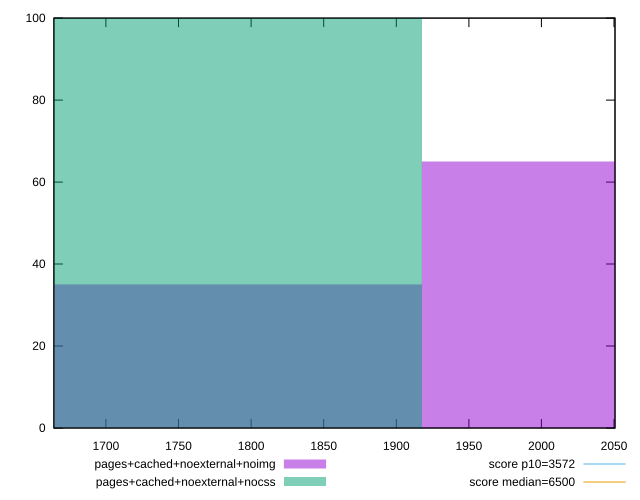

The gnuplot source for this figure:
reset

$pagesCachedNoexternalNoimg <<EOF
1743.2750615381406 35
2091.9300738457687 65
EOF

$pagesCachedNoexternalNocss <<EOF
1743.2750615381406 100
EOF

set key outside below
set boxwidth 348.6550123076281
set xrange [1664.1504999999997:2050.66715]
set yrange [0:100]
set style fill transparent solid 0.5 noborder

set parametric
set terminal svg size 640, 500 enhanced background rgb 'white'
set output "report_00007_2020-12-11T15:55:29.892Z/first-cpu-idle/comparison/histogram/8_vs_9.svg"

plot $pagesCachedNoexternalNoimg title "pages+cached+noexternal+noimg" with boxes, \
     $pagesCachedNoexternalNocss title "pages+cached+noexternal+nocss" with boxes, \
     3572,t title "score p10=3572", \
     6500,t title "score median=6500"

reset
